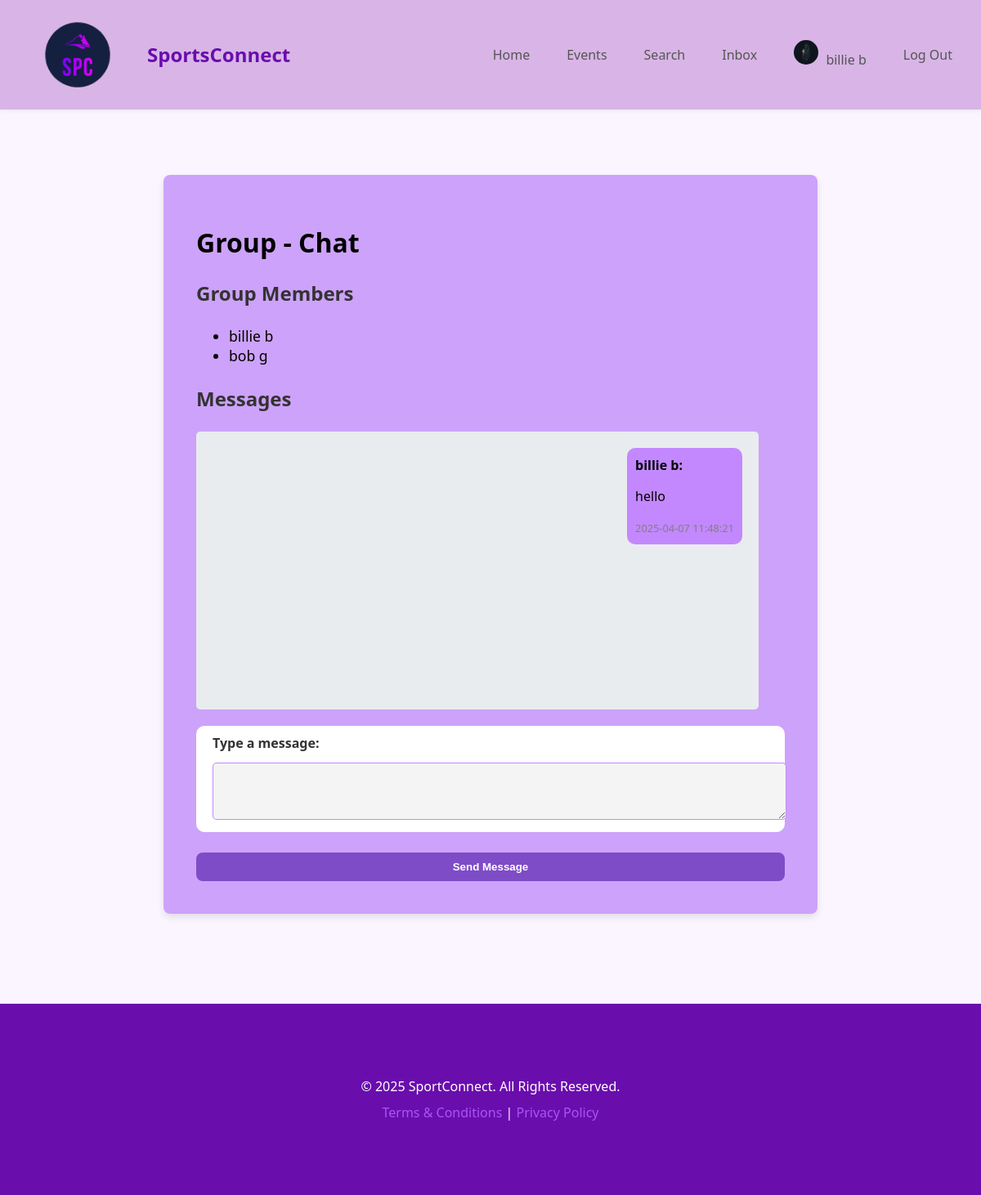
Screenshot of /group_chat.php?group_id=1 (signed in) with the database file from the repository.
### tables this page shows
CREATE TABLE IF NOT EXISTS `users` (
  `id` int NOT NULL AUTO_INCREMENT,
  `full_name` varchar(255) NOT NULL,
  `email` varchar(191) NOT NULL,
  `password` varchar(255) NOT NULL,
  `profile_picture` varchar(255) DEFAULT NULL,
  `created_at` timestamp NULL DEFAULT CURRENT_TIMESTAMP,
  `updated_at` timestamp NULL DEFAULT CURRENT_TIMESTAMP ON UPDATE CURRENT_TIMESTAMP,
  `overall_ranking` float DEFAULT '0',
  `reset_token` varchar(255) DEFAULT NULL,
  `token_expiration` datetime DEFAULT NULL,
  `location` varchar(255) DEFAULT NULL,
  `bio` text,
  `sports_interests` varchar(255) DEFAULT NULL,
  PRIMARY KEY (`id`),
  UNIQUE KEY `email` (`email`)
);

CREATE TABLE IF NOT EXISTS `group_messages` (
  `message_id` int NOT NULL AUTO_INCREMENT,
  `group_id` int NOT NULL,
  `sender_id` int NOT NULL,
  `message` text NOT NULL,
  `timestamp` timestamp NULL DEFAULT CURRENT_TIMESTAMP,
  PRIMARY KEY (`message_id`),
  KEY `group_id` (`group_id`),
  KEY `sender_id` (`sender_id`)
);

### group_chat.php (the view, shortened to what this page needs)
<?php
$group_id = $_GET['group_id'] ?? null;
$group = null;
$members = [];
$messages = [];
if (!$group_id) {
    $error_message = "No group selected.";
} else {
    try {
        $pdo = new PDO("mysql:host=localhost;dbname=sportconnect", "root", "", [
            PDO::ATTR_ERRMODE => PDO::ERRMODE_EXCEPTION,
            PDO::ATTR_DEFAULT_FETCH_MODE => PDO::FETCH_ASSOC
        ]);
        $stmt = $pdo->prepare("SELECT * FROM chat_groups WHERE group_id = ?");
        $stmt->execute([$group_id]);
        $group = $stmt->fetch();
        if (!$group) {
            $error_message = "Group not found.";
        } else {
            $stmt = $pdo->prepare("SELECT u.id, u.full_name FROM group_members gm JOIN users u ON gm.user_id = u.id WHERE gm.group_id = ?");
            $stmt->execute([$group_id]);
            $members = $stmt->fetchAll();
            $stmt = $pdo->prepare("SELECT gm.message, gm.timestamp, u.full_name, gm.sender_id
                                   FROM group_messages gm
                                   JOIN users u ON gm.sender_id = u.id
                                   WHERE gm.group_id = ?
                                   ORDER BY gm.timestamp DESC");
            $stmt->execute([$group_id]);
            $messages = $stmt->fetchAll();
        }
    } catch (PDOException $e) {
        $error_message = "Error loading group data: " . $e->getMessage();
    }
}
?>
<div class="group-chat-container">
    <h1><?= htmlspecialchars($group['name'] ?? 'Group') ?> - Chat</h1>
    <div class="group-members">
        <h3>Group Members</h3>
        <ul class="list-group">
            <?php foreach ($members as $member): ?>
                <li class="list-group-item"><?= htmlspecialchars($member['full_name']) ?></li>
            <?php endforeach; ?>
        </ul>
    </div>
    <div class="chat-messages">
        <h3>Messages</h3>
        <div class="chat-box" >
            <?php foreach ($messages as $message): ?>
                <div class="message-bubble <?= ($_SESSION['user_id'] == $message['sender_id']) ? 'me' : 'them' ?>">
                    <div class="text">
                        <strong><?= htmlspecialchars($message['full_name']) ?>:</strong>
                        <p><?= htmlspecialchars($message['message']) ?></p>
                        <small class="timestamp"><?= htmlspecialchars($message['timestamp']) ?></small>
                    </div>
                </div>
            <?php endforeach; ?>
        </div>
    </div>
    <form method="POST" action="group_chat.php?group_id=<?= htmlspecialchars($group_id) ?>">
        <div class="form-group">
            <label for="message">Type a message:</label>
            <textarea id="message" name="message" class="input-field" rows="3" required></textarea>
        </div>
        <button type="submit" class="btn-purple">Send Message</button>
    </form>
</div>
<?php
include 'resources/view/layouts/sportconnnect/master.php';
?>

### public/css/style.css (style rules this page uses)
body { background-color: #faf5ff; font-family: 'Segoe UI', sans-serif; margin: 0; padding: 0; display: flex; flex-direction: column; min-height: 100vh; overflow-x: hidden; }
.form-group { margin-bottom: 15px; padding: 10px 20px; background-color: rgb(255, 255, 255); color: white; border-radius: 10px; }
label { font-weight: 600; display: block; margin-bottom: 5px; color: #333; }
input, textarea, select, .input-field { width: 100%; padding: 10px 12px; font-size: 14px; border-radius: 8px; margin-top: 8px; background-color: #f4f4f4; color: #333; border: 1px solid #ccc; }
.btn-purple, .btn-outline-purple, button[type="submit"], .btn-view { display: inline-block; padding: 10px 16px; margin-top: 10px; border-radius: 8px; font-weight: bold; text-decoration: none; transition: 0.3s ease; cursor: pointer; text-align: center; }
.btn-purple, button[type="submit"] { background-color: #7e4cc7; color: white; border: none; }
button { background-color: #7c5dc3; color: white; border: none; padding: 12px 20px; margin-top: 20px; border-radius: 8px; cursor: pointer; width: 100%; }
.message-bubble { display: flex; margin-bottom: 10px; padding: 10px; border-radius: 10px; max-width: 100%; width: fit-content; }
.message-bubble.me { background-color: rgba(193, 129, 255, 0.93); color: #000000; float: right; flex-direction: row-reverse; }
.text { margin: 0; }
.timestamp { font-size: 0.8em; color: gray; }
#message { width: 100%; padding: 10px; border-radius: 5px; border: 1px solid rgba(193, 129, 255, 0.93); }
.group-chat-container { max-width: 90%; width: 90%; margin: 20px auto; padding: 40px; background-color: rgba(202, 157, 250, 0.93); border-radius: 8px; box-shadow: 0 4px 8px rgba(0, 0, 0, 0.1); min-height: 200px; }
.group-members { margin-bottom: 20px; }
.group-members h3 { font-size: 1.5rem; color: #333; }
.group-members .list-group-item { font-size: 1.1rem; }
.chat-messages { margin-bottom: 20px; }
.chat-messages h3 { font-size: 1.5rem; color: #333; }
.chat-box { background-color: #e9ecef; padding: 20px; border-radius: 5px; margin-bottom: 10px; height: 300px; width: 90%; max-width: 90%; min-height: 100px; overflow-y: auto; }
form .form-group { margin-bottom: 15px; }

### rows the page displays
users: full_name "billie b"
users: full_name "bob g"
group_messages: users.full_name "billie b", message "hello", timestamp "2025-04-07 11:48:21"

### other values shown
$full_name "billie b"
$group['name'] "Group"
